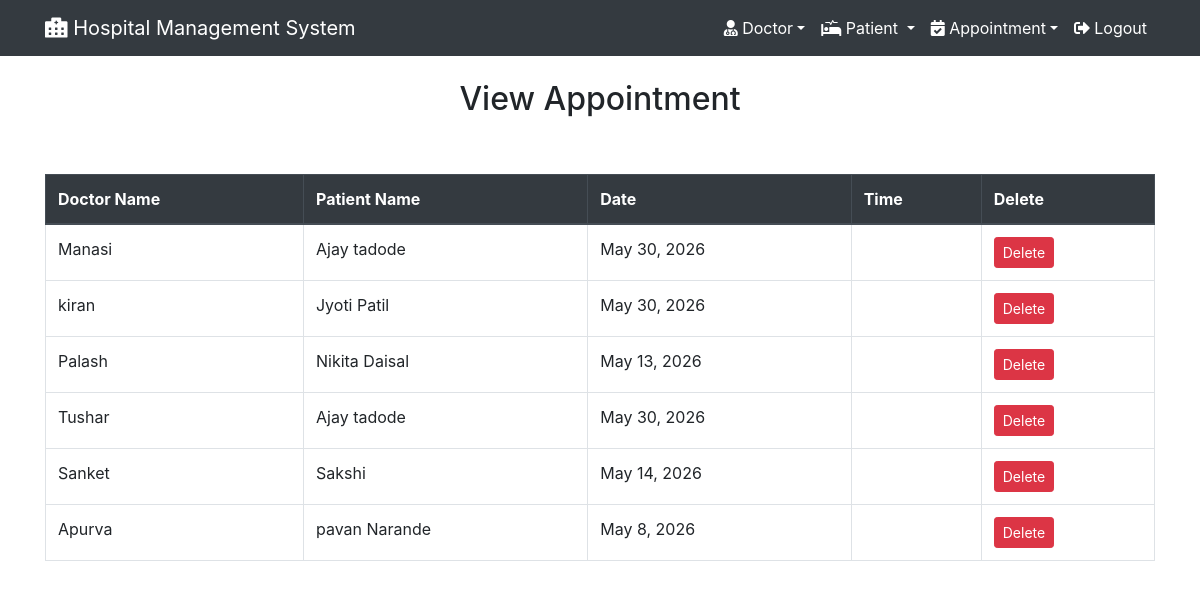
Page /view_appointement/ (signed in) on the committed database.
### hospital/models.py (models this page shows, shortened)
class Appointment(models.Model):
    doctor = models.ForeignKey(Doctor, on_delete=models.CASCADE)
    patient = models.ForeignKey(Patient, on_delete=models.CASCADE)
    date1 = models.DateField()
    Time1 = models.TimeField()

class Doctor(models.Model):
    name = models.CharField(max_length=50)
    mobile = models.IntegerField()
    special = models.CharField(max_length=50)
    def __str__(self):
        return self.name

class Patient(models.Model):
    name = models.CharField(max_length=100)
    gender = models.CharField(max_length=10)
    mobile = models.CharField(null=True)
    contact = models.CharField(max_length=15)
    address = models.TextField()
    def __str__(self):
        return self.name

### hospital/views.py (the view)
# urls.py: path('view_appointement/', View_Appointement, name='view_appointment'),
def View_Appointement(request):
    if not request.user.is_staff:
        return redirect('login')
    appoint = Appointment.objects.all()
    return render(request, 'view_appointement.html', {'appoint': appoint})

### hospital/templates/view_appointement.html
{% extends "navigationbar.html" %}
{% load static %}
{% block body %}
<div class="container mt-4">
    <h2 class="text-center">View Appointment</h2>
    <br><br>
    <table class="table table-bordered table-hover" id="example">
        <thead class="thead-dark">
            <tr>
                <th>Doctor Name</th>
                <th>Patient Name</th>
                <th>Date</th>
                <th>Time</th>
                <th>Delete</th>
            </tr>
        </thead>
        <tbody>
            {% for i in appoint %}
            <tr>
                <td>{{ i.doctor }}</td>
                <td>{{ i.patient }}</td>
                <td>{{ i.date1 }}</td>
                <td>{{ Time1 }}</td>
                <td>
                    <a href="{% url 'delete_appointement' i.id %}"
                       onclick="return confirm('Are you sure you want to delete this appointment?')"
                       class="btn btn-danger btn-sm">
                        Delete
                    </a>
                </td>
            </tr>
            {% endfor %}
        </tbody>
    </table>
</div>
{% endblock %}

### rows in the picture
Appointment: doctor "Manasi", patient "Ajay tadode", date1 "May 30, 2026"
Appointment: doctor "kiran", patient "Jyoti Patil", date1 "May 30, 2026"
Appointment: doctor "Palash", patient "Nikita Daisal", date1 "May 13, 2026"
Appointment: doctor "Tushar", patient "Ajay tadode", date1 "May 30, 2026"
Appointment: doctor "Sanket", patient "Sakshi", date1 "May 14, 2026"
Appointment: doctor "Apurva", patient "pavan Narande", date1 "May 8, 2026"
